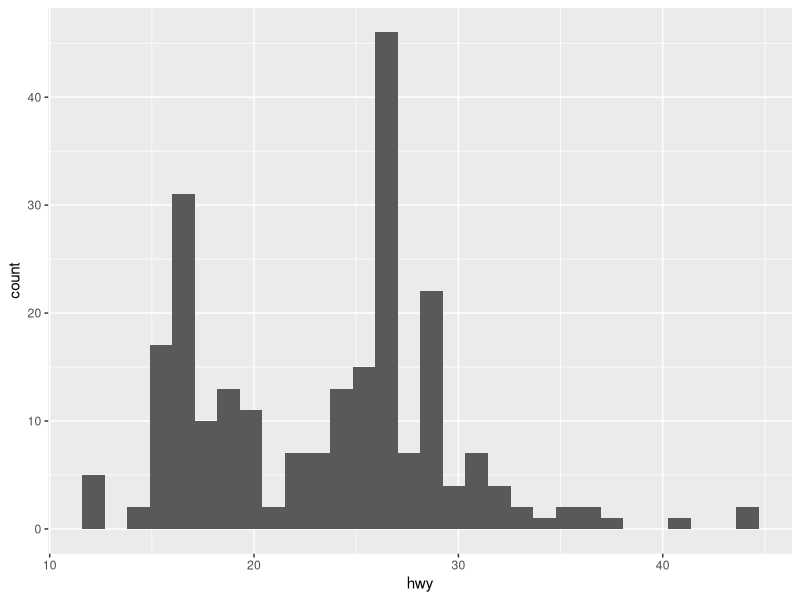
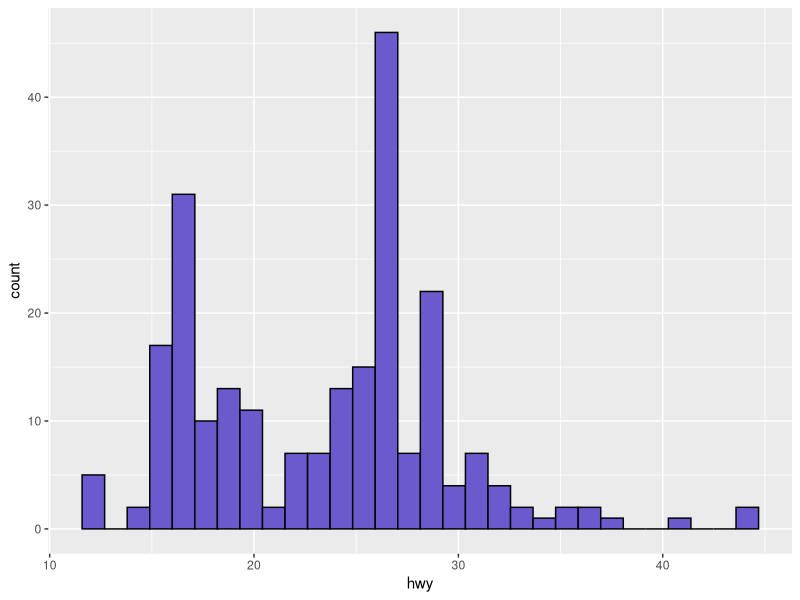
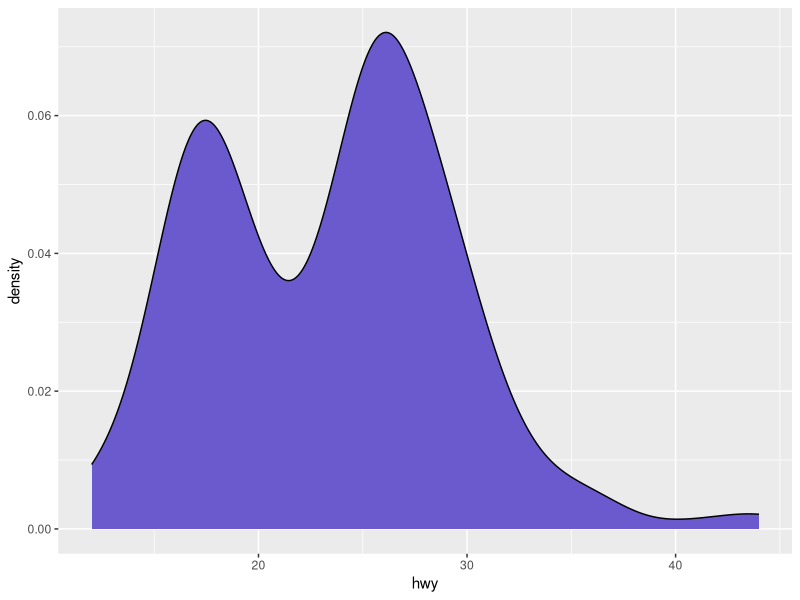
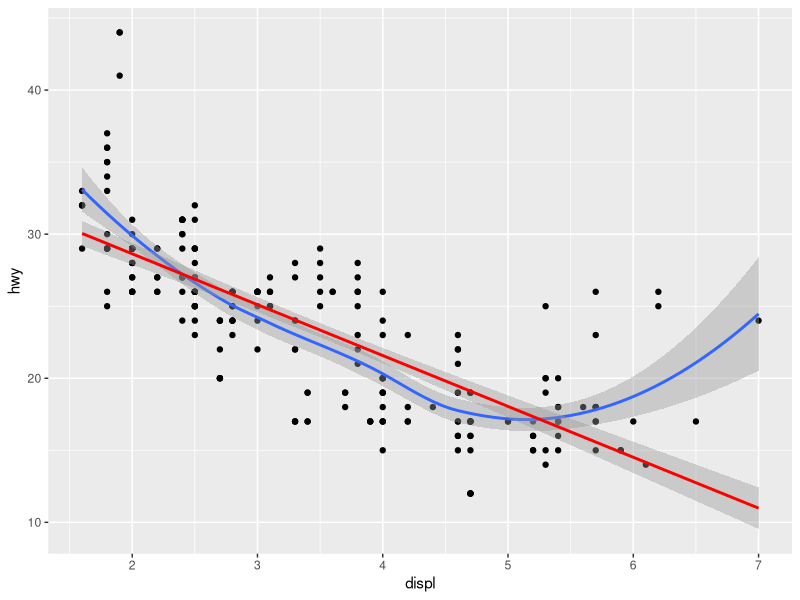
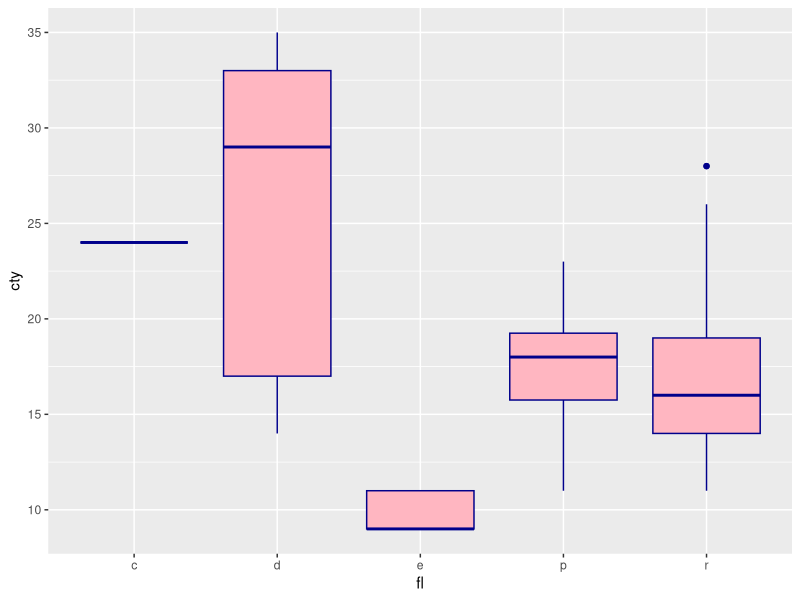
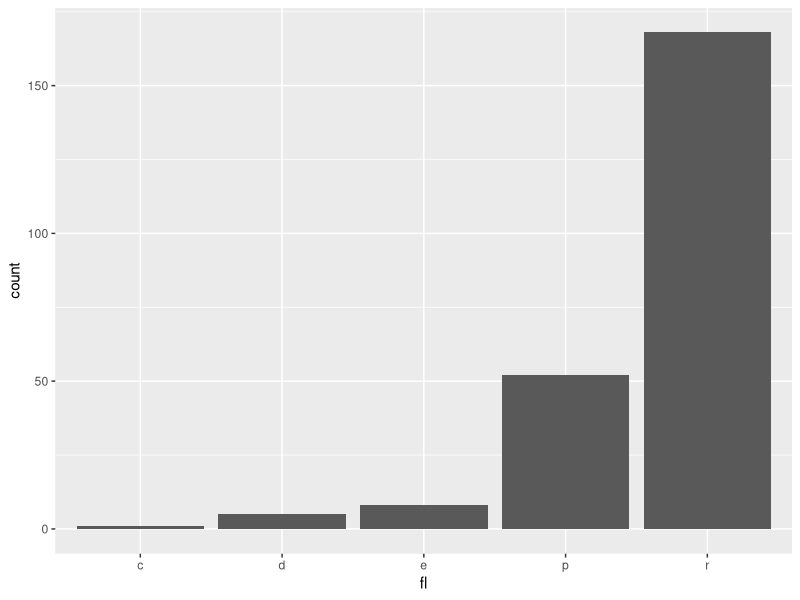
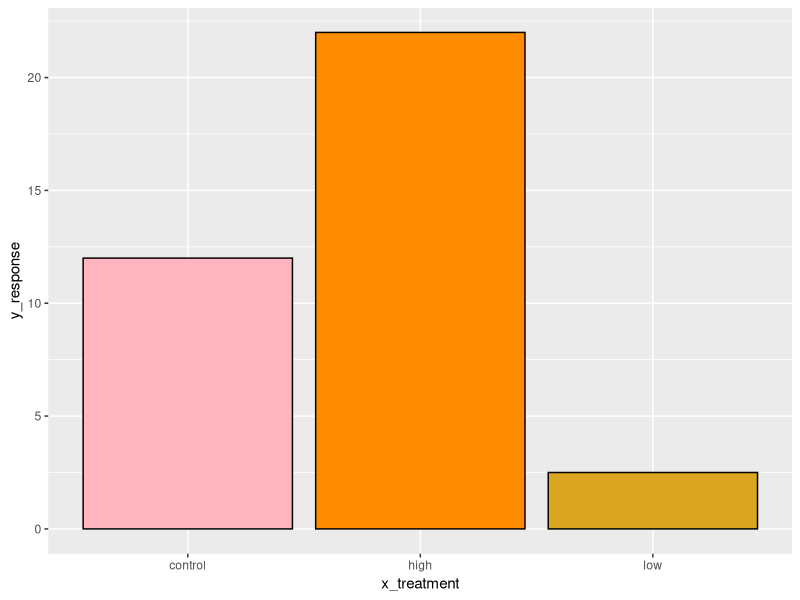
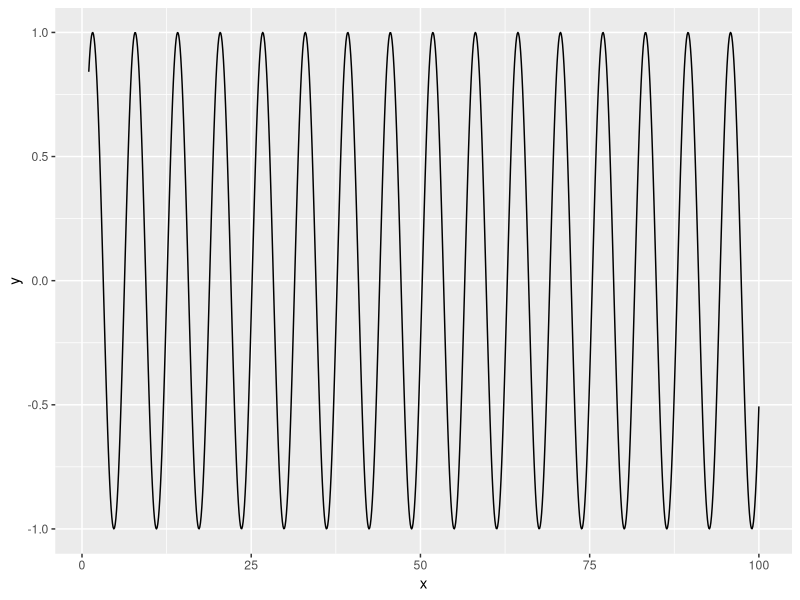

Write R code to recreate these figures, in order.
# learning the basics of ggplot2
# frania darringer 2/19

library(ggplot2)
library(ggthemes)
library(patchwork)

# install data
d <- mpg

# histogram
ggplot(data = d) +
  aes(x = hwy) +
  geom_histogram()

# histogram but change colors
ggplot(data = d) +
  aes(x = hwy) +
  geom_histogram(fill = "slateblue", color = "black")

# density plot
ggplot(data = d) +
  aes(x = hwy) +
  geom_density(fill = "slateblue", color = "black")

# scatter plot
ggplot(data = d) +
  aes(x = displ, y = hwy) +
  geom_point() +
  geom_smooth() + # adds line of best fit
  geom_smooth(method = "lm", col = "red") # adds lin reg

# box plot
ggplot(data = d) +
  aes(x = fl, y = cty) +
  geom_boxplot(fill = "lightpink", color = "darkblue")

# basic barplot
ggplot(data = d) +
  aes(x = fl) +
  geom_bar()

# barplot with y response
x_treatment <- c("control", "low", "high")
y_response <- c(12, 2.5, 22)
summary_data <- data.frame(x_treatment, y_response)

ggplot(data = summary_data) +
  aes(x = x_treatment, y = y_response) +
  geom_col(fill = c("lightpink", "goldenrod", "darkorange"), color = "black")

# plotting a line or a curve
my_vec <- seq(1,100, by = 0.1)
d_frame <- data.frame(x = my_vec, y = sin(my_vec))

ggplot(data = d_frame) +
  aes (x = x, y = y) +
  geom_line()

d_frame_2 <- data.frame(x = my_vec, y = dgamma(my_vec, shape = 5, scale = 3))

ggplot(data = d_frame_2) +
  aes (x = x, y = y) +
  geom_line()

# themes and fonts
p1 <- ggplot(data = d, mapping = aes(x = displ, y = cty))+
  geom_point() 

p1 + theme_classic() # publication ready !
p1 + theme_minimal()
p1 + theme_linedraw()
p1 + theme_dark()
p1 + theme_base()
p1 + theme_void()

# font size and type
p1 + theme_classic(base_size = 30, base_family = "serif")
p1 + theme_classic(base_size = 30, base_family = "chalkduster")

# coordinate flipping in ggplot
p2 <- ggplot(data = d, mapping = aes(x = fl, fill = fl)) + 
  geom_bar()

p2 + coord_flip() +
  theme_grey(base_size = 20, base_family = "sans")

# setting x and y limits
p1 <- ggplot(data = d, mapping = aes(x = displ, y = cty))+
  geom_point() +
  theme_bw()+
  xlim(4, 6) +
  ylim(0, 30)

p1 <- ggplot(data = d, mapping = aes(x = displ, y = cty))+
  geom_point() +
  theme_bw()+
  xlim(0, 8) +
  ylim(0, 50)

p1

p2 <- ggplot(data = d, mapping = aes(x=fl, fill=fl))+
  geom_bar()+
  labs(fill = "Fuel Type", x = "Fuel Type", y = "Count")

print(p2)

# multi panel plots
library(patchwork)
library(ggthemes)

g1 <- ggplot(data = d) +
  aes(x=displ, y=cty) +
  geom_point() +
  geom_smooth()
g2 <- ggplot(data = d) +
  aes(x=fl) +
  geom_bar(fill="tomato", color="black")
g3 <- ggplot(data = d) +
  aes(x=displ) +
  geom_histogram(fill="royalblue", color = "black")
g4 <- ggplot(data = d) +
  aes(x=fl, y=cty, fill=fl) +
  geom_boxplot() +
  theme(legend.position = "none")

g1 + g2
g1 + g2 + g3 + plot_layout(ncol = 1)

# changing relative area of each plot
g1 + g2 + plot_layout(ncol = 1, heights = c(2,1))

# add a spacer
g1 + plot_spacer() + g2

# nested layers
g1 + {
  g2 + {
    g3 +
      g4 +
      plot_layout(ncol = 1)
  }
} + 
  plot_layout(ncol = 1)

(g1 | g2 | g3) / g4 + plot_annotation("title here")



